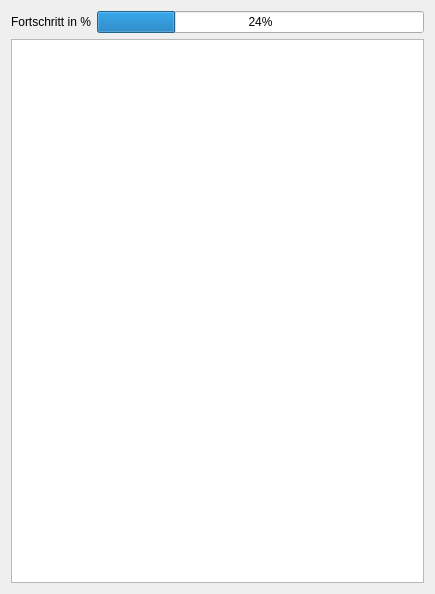
<?xml version="1.0" encoding="UTF-8"?>
<ui version="4.0">
 <class>Form</class>
 <widget class="QWidget" name="Form">
  <property name="geometry">
   <rect>
    <x>0</x>
    <y>0</y>
    <width>435</width>
    <height>594</height>
   </rect>
  </property>
  <property name="windowTitle">
   <string>Form</string>
  </property>
  <layout class="QGridLayout" name="gridLayout">
   <item row="0" column="0">
    <widget class="QLabel" name="label_progress">
     <property name="text">
      <string>Fortschritt in %</string>
     </property>
    </widget>
   </item>
   <item row="0" column="1">
    <widget class="QProgressBar" name="progress_bar">
     <property name="value">
      <number>24</number>
     </property>
    </widget>
   </item>
   <item row="1" column="0" colspan="2">
    <widget class="QTextEdit" name="textedit_notes"/>
   </item>
  </layout>
 </widget>
 <resources/>
 <connections/>
</ui>
